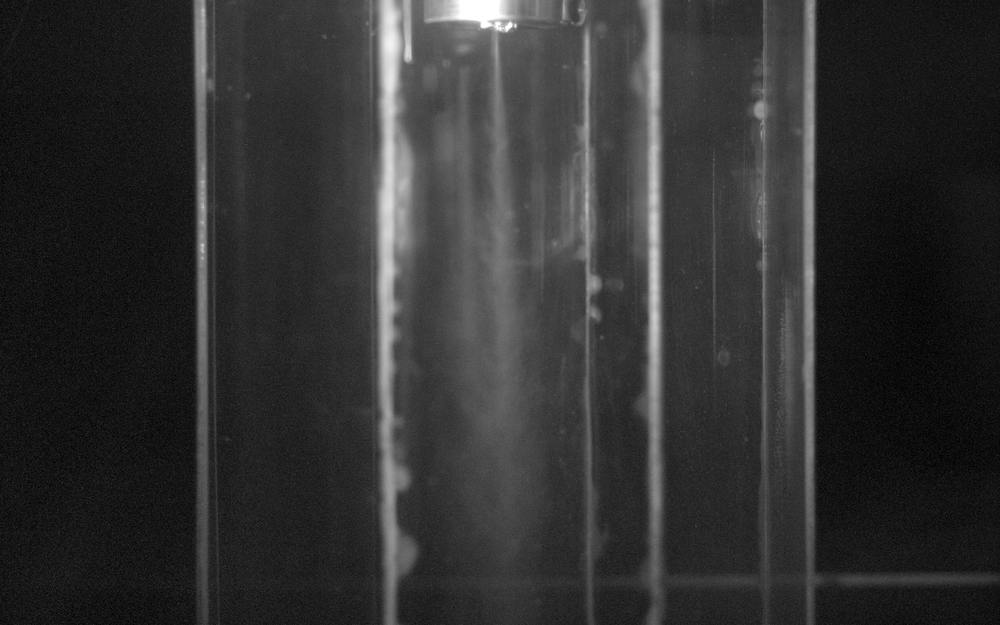
#> input picture Img000226.tif, 1000 x 625 px, shrunk from 1280 x 800 before the run, given as the content of the folder C:/Users/garci/Desktop/Test1/output_images/colormap, which was not available
$ python mass_avg_routine_withlegend_globalth.py
#> lines starting #> are read from the running program, lines starting #| are printed output that depends on the picture; after the words box and inside, x2 and y2 are one past the last pixel; in counts of white or black regions, pixels touching at a corner belong together; pictures that were not available may be replaced by others from this repository, and a replacement may not be noted
import cv2
import os
import numpy as np
import matplotlib.pyplot as plt
from matplotlib.cm import ScalarMappable
from matplotlib.colors import Normalize

###########################
# GLOBAL THRESHOLD CALCULATION
###########################
def compute_global_thresholds(root_folder):
    """
    Scans all images (in root_folder and its subfolders) and returns:
      - global_min: the minimum nonzero intensity found
      - global_max: the maximum intensity found

    Prints progress while scanning.
    """
    global_min = 255  # highest possible intensity in an 8-bit image
    global_max = 0
    image_paths = []

    # Collect all image file paths
    for root, _, files in os.walk(root_folder):
        for file in files:
            if file.lower().endswith(('.png', '.jpg', '.jpeg', '.bmp', '.tif', '.tiff')):
                image_paths.append(os.path.join(root, file))

    total_images = len(image_paths)
    print(f"Found {total_images} images. Scanning for global thresholds...")

    # Process each image and update global thresholds
    for idx, img_path in enumerate(image_paths, start=1):
        img = cv2.imread(img_path, cv2.IMREAD_GRAYSCALE)
        if img is not None:
            # Only consider nonzero pixels for the minimum
            nonzero = img[img > 0]
            if nonzero.size > 0:
                cur_min = nonzero.min()
                cur_max = img.max()
                if cur_min < global_min:
                    global_min = cur_min
                if cur_max > global_max:
                    global_max = cur_max
        if idx % 10 == 0 or idx == total_images:
            print(f"Scanned {idx}/{total_images} images. Current thresholds: min = {global_min}, max = {global_max}")

    if global_min == 255:
        global_min = 1
    if global_max == 0:
        global_max = 255
    print(f"Global threshold values computed: min = {global_min}, max = {global_max}")
    return global_min, global_max

###########################
# IMAGE LOADING & AVERAGING
###########################
def load_images_from_folder(folder):
    """
    Loads all valid images from a folder.
    """
    images = []
    for filename in os.listdir(folder):
        img_path = os.path.join(folder, filename)
        if os.path.isfile(img_path) and filename.lower().endswith(('.png', '.jpg', '.jpeg', '.bmp', '.tif', '.tiff')):
            img = cv2.imread(img_path)
            if img is not None:
                images.append(img)
    return images

def average_images(images):
    """
    Computes the average of a list of images (pixelwise average).
    Assumes the images are already in a jet-colormap scheme.
    """
    if len(images) == 0:
        return None
    average_img = np.zeros_like(images[0], dtype=np.float64)
    for img in images:
        average_img += img / len(images)
    return np.round(average_img).astype(np.uint8)

###########################
# PROCESSING FUNCTIONS (NEW THRESHOLDING)
###########################
def filter_by_contour_distance(binary_image, max_distance):
    """
    Filters objects based on their distance from the main object's contour,
    preserving internal details while excluding distant artifacts.
    """
    num_labels, labels, stats, centroids = cv2.connectedComponentsWithStats(binary_image, connectivity=8)
    if num_labels < 2:
        return binary_image

    main_label = 1 + np.argmax(stats[1:, cv2.CC_STAT_AREA])
    main_mask = (labels == main_label).astype(np.uint8) * 255

    contours, _ = cv2.findContours(main_mask, cv2.RETR_EXTERNAL, cv2.CHAIN_APPROX_SIMPLE)
    if not contours:
        return binary_image

    contour_mask = np.zeros_like(main_mask)
    cv2.drawContours(contour_mask, contours, -1, 255, thickness=1)
    dist_transform = cv2.distanceTransform(cv2.bitwise_not(contour_mask), cv2.DIST_L2, 5)

    filtered_mask = main_mask.copy()
    for label in range(1, num_labels):
        if label == main_label:
            continue
        component_mask = (labels == label).astype(np.uint8) * 255
        component_pixels = dist_transform[component_mask == 255]
        if component_pixels.size == 0:
            continue
        min_distance = np.min(component_pixels)
        if min_distance <= max_distance:
            filtered_mask = cv2.bitwise_or(filtered_mask, component_mask)
    return filtered_mask

def process_image(image, max_distance, thresh_min, thresh_max):
    """
    Processes an image by:
      - Converting to grayscale,
      - Applying Gaussian blur,
      - Thresholding using the global thresh_min and thresh_max (via inRange),
      - Filtering by contour distance,
      - Applying morphological closing,
      - Using a soft mask to blend and preserve original colors.

    Note: The input images are already in a jet-colormap scheme.
    """
    original = image.copy()
    # Convert to grayscale if needed
    gray = cv2.cvtColor(image, cv2.COLOR_BGR2GRAY) if len(image.shape) == 3 else image.copy()
    blurred = cv2.GaussianBlur(gray, (5, 5), 0)
    binary = cv2.inRange(blurred, int(thresh_min), int(thresh_max))

    filtered_mask = filter_by_contour_distance(binary, max_distance)
    kernel = np.ones((5, 5), np.uint8)
    closed_mask = cv2.morphologyEx(filtered_mask, cv2.MORPH_CLOSE, kernel)

    mask_float = closed_mask.astype(np.float32) / 255.0
    if len(original.shape) == 3:
        mask_float = cv2.merge([mask_float, mask_float, mask_float])
    blended = (original.astype(np.float32) * mask_float).astype(np.uint8)

    return blended

###########################
# PLOTTING & SAVING FUNCTIONS
###########################
def plot_and_save_average_image(avg_img, output_path, folder_name, axis_mode, mm_per_pixel_x, mm_per_pixel_y):
    """
    Displays the raw averaged image (which is already in jet-colormap) in a figure.
    The averaged image is placed in the Matplotlib grid without reprocessing.
    For axis settings, if axis_mode=='mm', pixel coordinates are converted to mm.
    A colorbar is created using a ScalarMappable with the 'jet' colormap, but its range is fixed to 0-1.
    This ensures the legend shows intensity values from 0 to 1.

    The image is normalized (divided by 255) for plotting so that its intensities are scaled to [0, 1].
    """
    # Convert BGR to RGB if the image is color
    if avg_img.ndim == 3 and avg_img.shape[2] == 3:
        image_to_show = cv2.cvtColor(avg_img.copy(), cv2.COLOR_BGR2RGB)
    else:
        image_to_show = avg_img.copy()

    # Normalize the image for plotting: convert intensities to [0,1]
    norm_data = image_to_show.astype(np.float32) / 255.0

    # Fix the colorbar range to 0-1
    vmin = 0.0
    vmax = 1.0

    height, width = image_to_show.shape[:2]
    dpi = 100

    if axis_mode == "mm":
        x_max = width * mm_per_pixel_x
        y_max = height * mm_per_pixel_y
        extent = [0, x_max, y_max, 0]
        tick_spacing = 25
        xticks = np.arange(0, x_max, tick_spacing)
        yticks = np.arange(0, y_max, tick_spacing)
        xlabel = "X (mm)"
        ylabel = "Y (mm)"
    else:
        x_max = width
        y_max = height
        extent = [0, x_max, y_max, 0]
        xticks = np.arange(0, x_max, 50)
        yticks = np.arange(0, y_max, 100)
        xlabel = "X Pixel"
        ylabel = "Y Pixel"

    image_width_inch = width / dpi
    image_height_inch = height / dpi
    colorbar_width_inch = 0.5
    total_fig_width = image_width_inch + colorbar_width_inch

    fig = plt.figure(figsize=(total_fig_width, image_height_inch), dpi=dpi)
    ax_img = fig.add_axes([0, 0, image_width_inch / total_fig_width, 1])

    # Display the RGB image without applying a colormap
    im = ax_img.imshow(norm_data, origin='upper', vmin=vmin, vmax=vmax,
                       extent=extent, aspect='equal')
    ax_img.set_title(f"Averaged Image: {folder_name}", pad=20)
    ax_img.set_xlabel(xlabel)
    ax_img.set_ylabel(ylabel)
    ax_img.set_xticks(xticks)
    ax_img.set_yticks(yticks)
    ax_img.grid(True, which='both', linestyle='--', color='white', linewidth=0.5)

    # Create a ScalarMappable for the colorbar with fixed range 0-1
    sm = ScalarMappable(cmap='jet', norm=Normalize(vmin=vmin, vmax=vmax))
    sm.set_array([])  # dummy, required for colorbar

    pos = ax_img.get_position()
    cb_pad = 0.01
    cb_width = 0.05
    ax_cb = fig.add_axes([pos.x1 + cb_pad, pos.y0, cb_width, pos.height])
    ax_cb.set_facecolor('white')
    cbar = fig.colorbar(sm, cax=ax_cb)
    cbar.set_label("Intensity")

    plt.savefig(output_path, bbox_inches='tight', dpi=dpi)
    plt.close(fig)


###########################
# FOLDER PROCESSING
###########################
def process_folders(input_folder, output_folder, max_distance=50, axis_mode="pixels",
                    mm_per_pixel_x=1.0, mm_per_pixel_y=1.0):
    """
    Processes each subfolder in the input folder:
      - Computes global thresholds for the entire folder,
      - Applies processing using global thresholding,
      - Computes the average image from processed images,
      - Saves the raw average image and a corresponding graph.
    """
    os.makedirs(output_folder, exist_ok=True)

    global_min, global_max = compute_global_thresholds(input_folder)

    valid_folders = []
    for root, dirs, files in os.walk(input_folder):
        image_files = [f for f in files if f.lower().endswith(('.png', '.jpg', '.jpeg', '.bmp', '.tif', '.tiff'))]
        if image_files:
            valid_folders.append(root)
    total_folders = len(valid_folders)
    print(f"Found {total_folders} folders with valid images.\n")

    for idx, folder_path in enumerate(valid_folders, start=1):
        print(f"Processing folder {idx}/{total_folders}: {folder_path}")
        image_files = [f for f in os.listdir(folder_path) if f.lower().endswith(('.png', '.jpg', '.jpeg', '.bmp', '.tif', '.tiff'))]
        processed_images = []
        for filename in image_files:
            img_path = os.path.join(folder_path, filename)
            img = cv2.imread(img_path)
            if img is not None:
                proc = process_image(img, max_distance, global_min, global_max)
                processed_images.append(proc)
        if processed_images:
            avg_img = average_images(processed_images)
            relative_path = os.path.relpath(folder_path, input_folder).replace(os.sep, '_')
            raw_filename = f"average_image_{relative_path}.png"
            graph_filename = f"average_image_graph_{relative_path}.png"
            raw_path = os.path.join(output_folder, raw_filename)
            graph_path = os.path.join(output_folder, graph_filename)
            cv2.imwrite(raw_path, avg_img)
            plot_and_save_average_image(avg_img, graph_path, relative_path, axis_mode, mm_per_pixel_x, mm_per_pixel_y)
            print(f"  --> Raw average image saved to {raw_path}")
            print(f"  --> Graph with color scheme saved to {graph_path}\n")
        else:
            print(f"  --> No valid images found in {folder_path}\n")

###########################
# MAIN
###########################
if __name__ == "__main__":
    axis_choice = input("Do you want the axis in mm or in pixels? Enter 'mm' or 'pixels': ").strip().lower()
#> the answer given: 1
    if axis_choice == "mm":
        try:
            mm_per_pixel_x = float(input("Enter mm per pixel for x: ").strip())
            mm_per_pixel_y = float(input("Enter mm per pixel for y: ").strip())
        except ValueError:
            print("Invalid input for mm conversion. Using default 1.0 mm per pixel.")
            mm_per_pixel_x = 1.0
            mm_per_pixel_y = 1.0
    else:
        mm_per_pixel_x = 1.0
        mm_per_pixel_y = 1.0

    input_folder = "C:/Users/garci/Desktop/Test1/output_images/colormap"
    output_folder = "C:/Users/garci/Documents/GitHub/Spray-concentration-map/average_results"
    process_folders(input_folder, output_folder, max_distance=50,
                    axis_mode=axis_choice, mm_per_pixel_x=mm_per_pixel_x, mm_per_pixel_y=mm_per_pixel_y)
#> in compute_global_thresholds, img is the input picture: shape (625, 1000); min 0, max 255, mean 49.5
#> in compute_global_thresholds, `cur_min = nonzero.min()`: cur_min = 1
#> in compute_global_thresholds, `cur_max = img.max()`: cur_max = 255
#> in compute_global_thresholds, `global_min = cur_min`: global_min = 1
#> in compute_global_thresholds, `global_max = cur_max`: global_max = 255
#| Scanned 1/1 images. Current thresholds: min = 1, max = 255
#| Global threshold values computed: min = 1, max = 255
#> in process_folders, `global_min, global_max = compute_global_thresholds(input_folder)`: global_min = 1; global_max = 255
#> in process_image, `binary = cv2.inRange(blurred, int(thresh_min), int(thresh_max))`: binary: shape (625, 1000); every value is 255
#> in filter_by_contour_distance, `num_labels, labels, stats, centroids = cv2.connectedComponentsWithStat..`: labels: shape (625, 1000) int32; every value is 1
#> in filter_by_contour_distance, `num_labels, labels, stats, centroids = cv2.connectedComponentsWithStat..`: num_labels = 2; stats = [[-1, 2147483647, 0, 0, 0], [0, 0, 1000, 625, 625000]]; centroids = [[nan, nan], [499.5, 312]]
#> in filter_by_contour_distance, `main_label = 1 + np.argmax(stats[1:, cv2.CC_STAT_AREA])`: main_label = 1
#> in filter_by_contour_distance, `contours, _ = cv2.findContours(main_mask, cv2.RETR_EXTERNAL, cv2.CHAIN..`: contours = [[[0, 0], [0, 624], [999, 624], [999, 0]]]
#> in filter_by_contour_distance, `cv2.drawContours(contour_mask, contours, -1, 255, thickness=1)`:
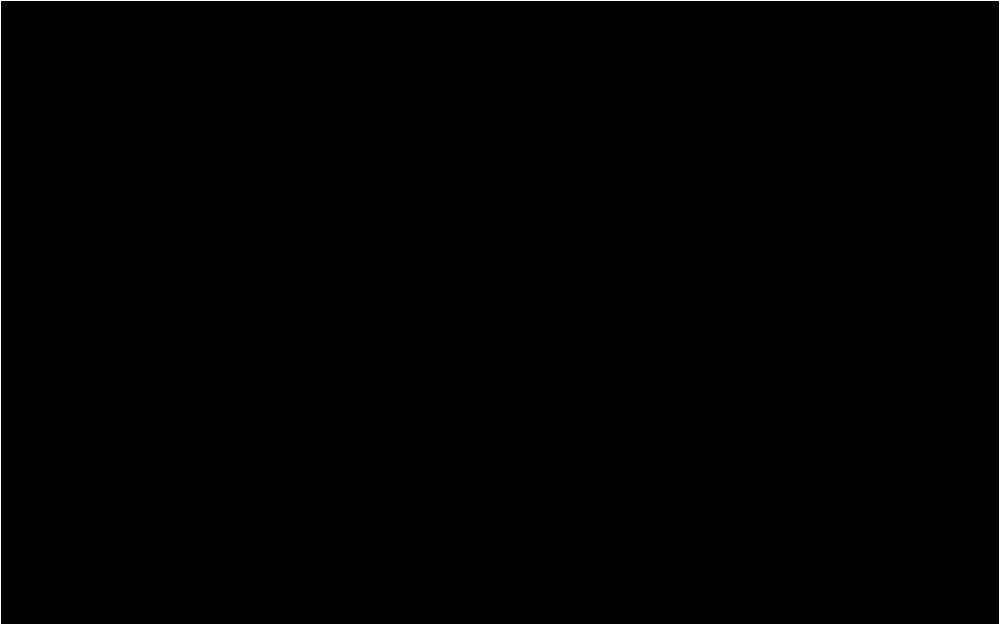
#> contour_mask: shape (625, 1000); 0.52% white in thin lines or dots
#> in filter_by_contour_distance, `dist_transform = cv2.distanceTransform(cv2.bitwise_not(contour_mask), ..`:
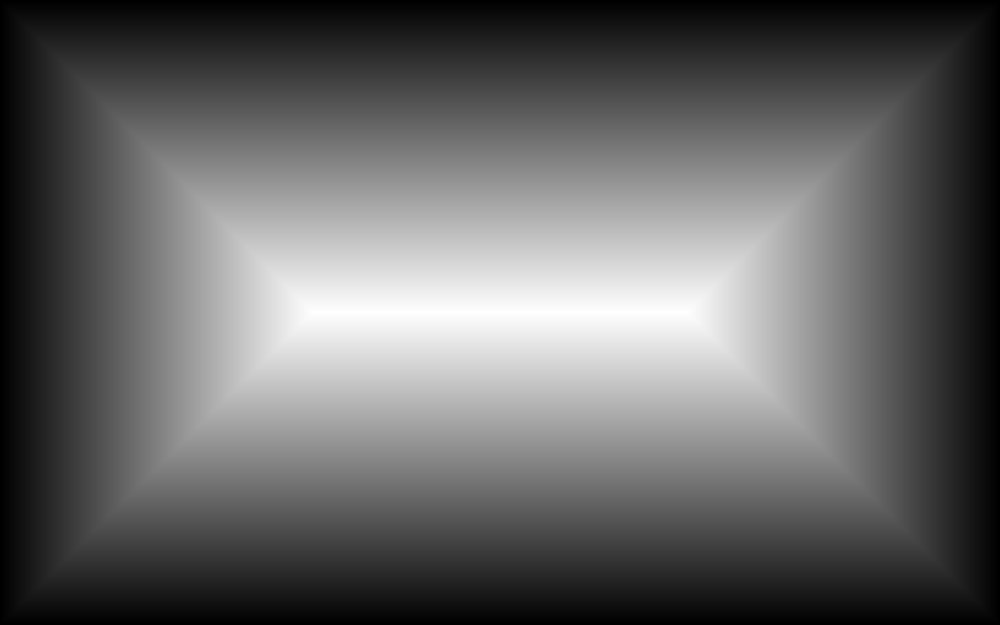
#> dist_transform: shape (625, 1000) float32; min 0, max 312, mean 123.2; drawn with min black and max white
#> in process_image, `mask_float = closed_mask.astype(np.float32) / 255.0`: mask_float: shape (625, 1000) float32; every value is 1
#> in process_image, `mask_float = cv2.merge([mask_float, mask_float, mask_float])`: mask_float: shape (625, 1000, 3) float32; every value is 1
#> the loop in average_images, `for img in images:` made 1 pass
#> in plot_and_save_average_image, `plt.savefig(output_path, bbox_inches='tight', dpi=dpi)`:
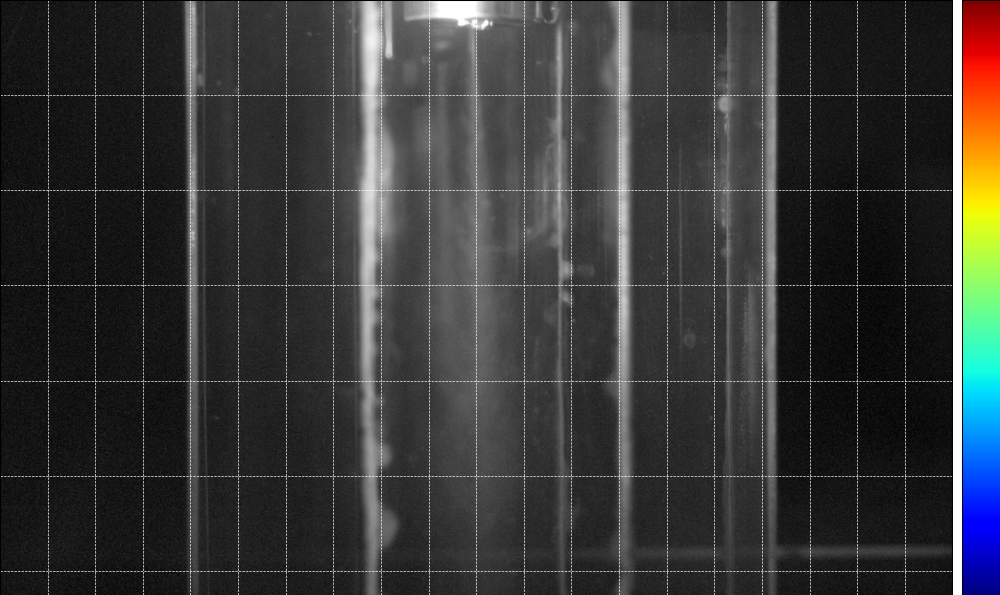
#> figure drawn by matplotlib, 2 panels

$ run again, on Img000747.tif
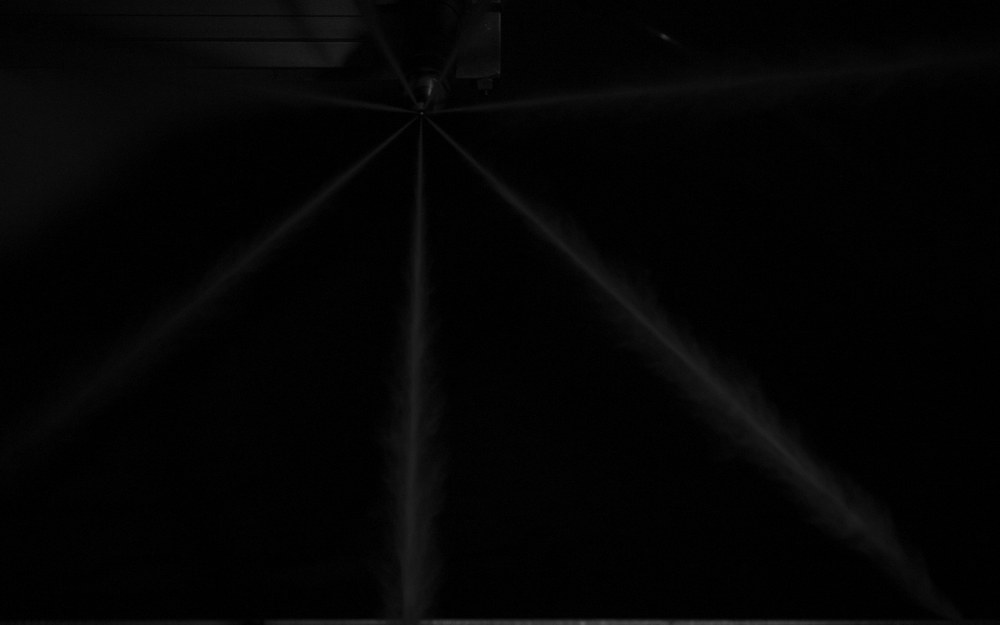
#> input picture Img000747.tif, 1000 x 625 px, shrunk from 1280 x 800 before the run, given as the content of the folder C:/Users/garci/Desktop/Test1/output_images/colormap, which was not available
#> in compute_global_thresholds, img is the input picture: shape (625, 1000); min 0, max 91, mean 4.1
#> cur_min = 1
#> cur_max = 91
#> in compute_global_thresholds, `global_min = cur_min`: global_min = 1
#> in compute_global_thresholds, `global_max = cur_max`: global_max = 91
#| Scanned 1/1 images. Current thresholds: min = 1, max = 91
#| Global threshold values computed: min = 1, max = 91
#> in process_folders, `global_min, global_max = compute_global_thresholds(input_folder)`: global_min = 1; global_max = 91
#> in process_image, `binary = cv2.inRange(blurred, int(thresh_min), int(thresh_max))`:
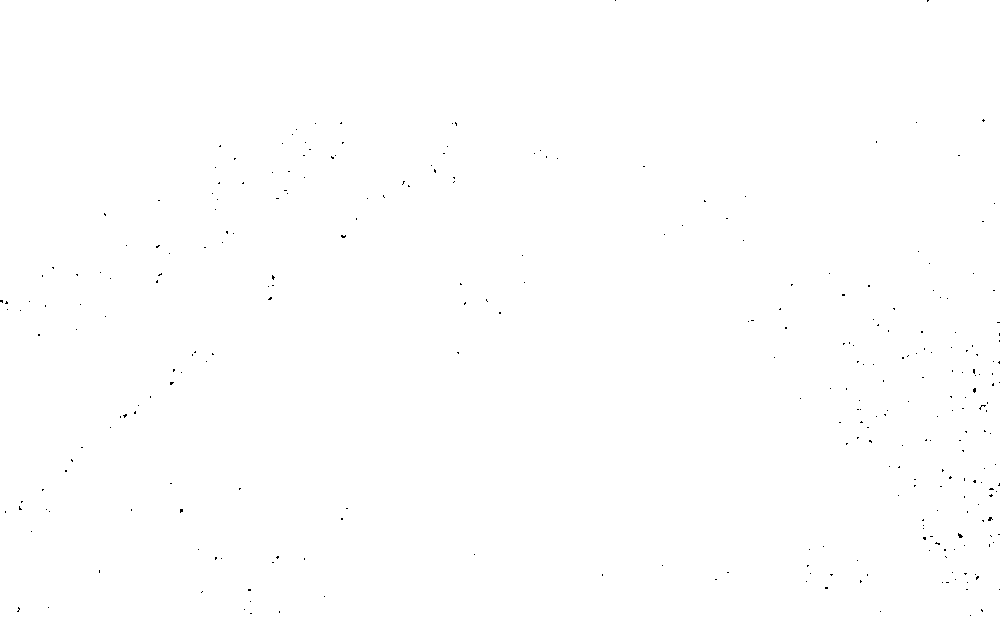
#> binary: shape (625, 1000); 99.9% white; black in thin lines or dots
#> labels: shape (625, 1000) int32; values 0 (black) and 1 (white), 99.9% white; black in thin lines or dots
#> num_labels = 2; stats = [[0, 0, 1000, 616, 772], [0, 0, 1000, 625, 624228]]; centroids = [[608, 386.5], [499.4, 311.9]]
#> main_label = 1
#> contours = 1 contour; box (x1, y1, x2, y2) and area: (0, 0, 1000, 625) 623338
#> contour_mask: shape (625, 1000); 0.52% white in thin lines or dots
#> closed_mask: shape (625, 1000); every value is 255
#> the loop in average_images, `for img in images:` made 1 pass
#> in plot_and_save_average_image, `plt.savefig(output_path, bbox_inches='tight', dpi=dpi)`:
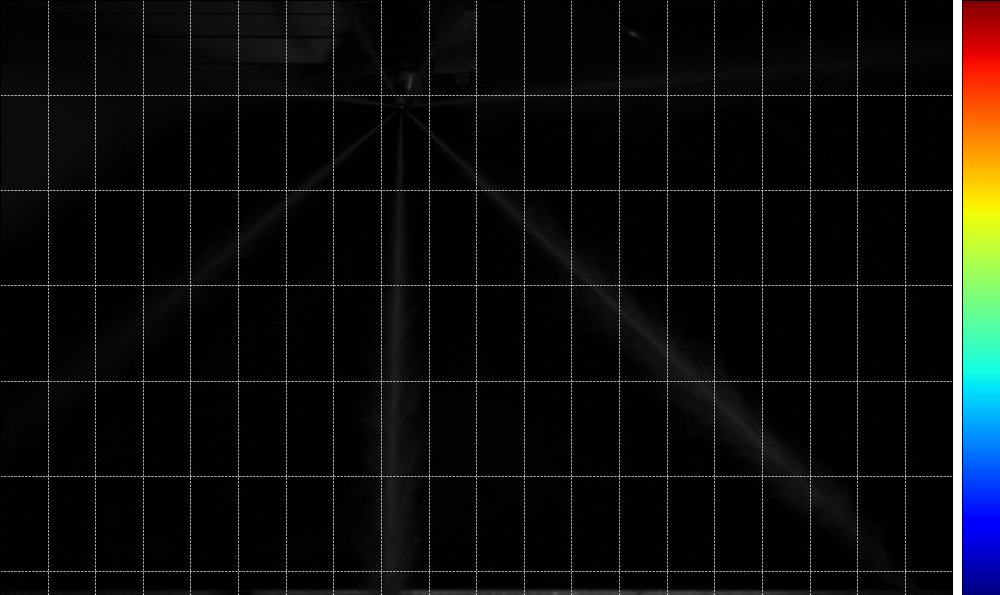
#> figure drawn by matplotlib, 2 panels
